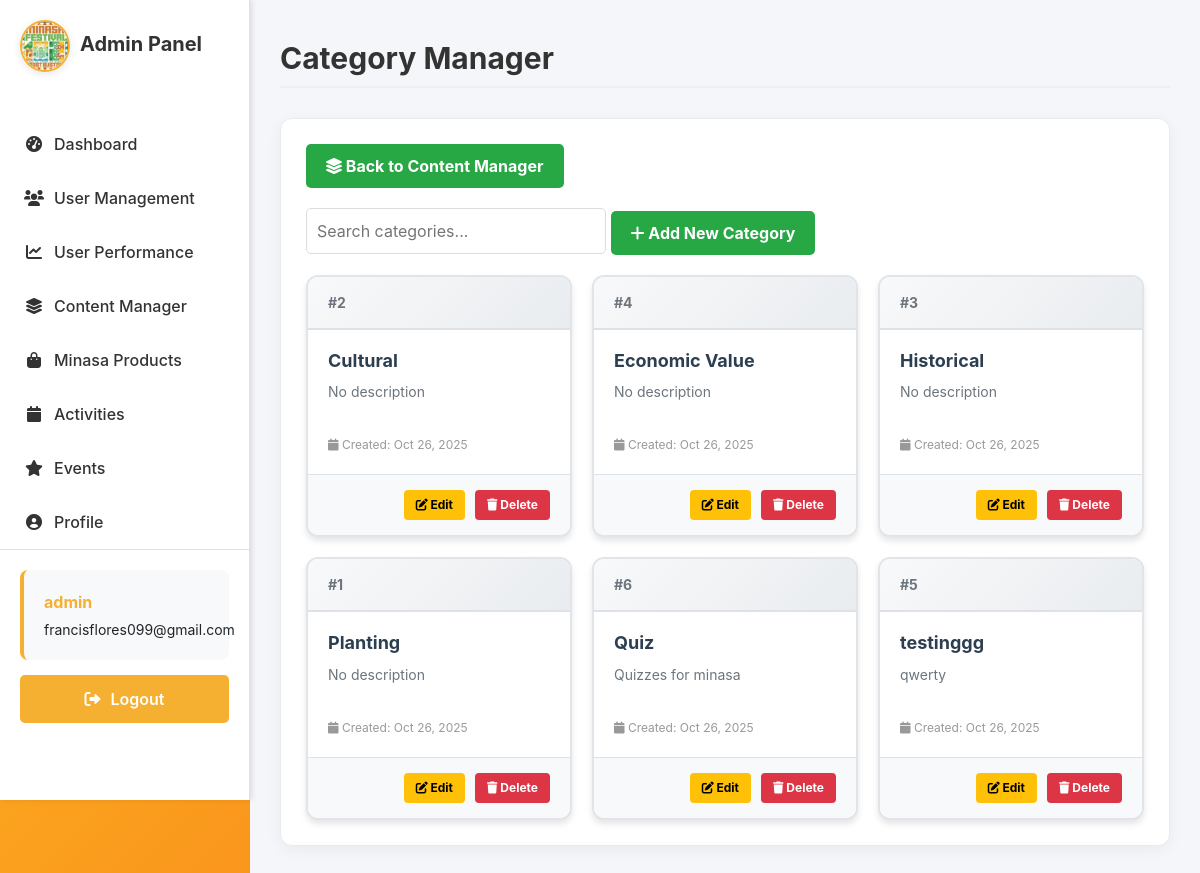
The app's page /adminpage/category-manager/ (signed in) with its own data.
### sections/models.py (models this page shows, shortened)
class Category(models.Model):
    name = models.CharField(max_length=100, unique=True)
    description = models.TextField(blank=True, null=True)
    created_at = models.DateTimeField(auto_now_add=True)
    updated_at = models.DateTimeField(auto_now=True)
    class Meta:
        verbose_name = "Category"
        verbose_name_plural = "Categories"
        ordering = ['name']

### sections/views.py (the view, shortened to what this page needs)
# urls.py: path('adminpage/category-manager/', views.category_manager, name='adminpage-category-manager'),
@login_required
def category_manager(request):
    if request.user.username == 'admin' or request.user.is_superuser:
        categories = Category.objects.all().order_by('name')
        context = {
            'categories': categories,
            'total_categories': categories.count(),
        }
        return render(request, 'adminpage/categoryManager.html', context)
    else:
        return redirect('home')

### sections/templates/adminpage/categoryManager.html (shortened to what this page needs)
{% extends "users/base.html" %}
{% load static %}
{% block content %}
<link rel="stylesheet" href="{% static 'css/adminside.css' %}">
<div class="admin-sidebar">
    <div class="sidebar-header">
        <div class="logo-container">
            <img src="/media/images/logo.png" alt="Minasa Festival Logo" style="max-width: 80px; height: auto;" />
        </div>
        <h2>Admin Panel</h2>
    </div>
    <ul class="admin-nav">
        <li><a href="{% url 'adminpage-admin-dashboard' %}"><i class="fas fa-tachometer-alt"></i> Dashboard</a></li>
        <li><a href="{% url 'adminpage-user-management' %}"><i class="fas fa-users"></i> User Management</a></li>
                <li><a href="{% url 'adminpage-user-performance' %}"><i class="fas fa-chart-line"></i> User Performance</a></li>
        <li><a href="{% url 'adminpage-content-manager' %}"><i class="fas fa-layer-group"></i> Content Manager</a></li>
        <li><a href="{% url 'adminpage-minasa-products' %}"><i class="fas fa-shopping-bag"></i> Minasa Products</a></li>
        <li><a href="{% url 'adminpage-activities' %}"><i class="fas fa-calendar"></i> Activities</a></li>
        <li><a href="{% url 'adminpage-festival-calendar' %}"><i class="fas fa-star"></i> Events</a></li>
                <li><a href="{% url 'adminpage-admin-profile' %}"><i class="fas fa-user-circle"></i> Profile</a></li>
    </ul>
    <div class="admin-actions">
        <div class="admin-user-info">
            <p><strong>{{ user.username }}</strong></p>
            <p>{{ user.email|default:"No email" }}</p>
        </div>
        <form method="post" action="{% url 'logout' %}">
            <button type="submit" class="btn-logout"><i class="fas fa-sign-out-alt"></i> Logout</button>
        </form>
    </div>
</div>
<div class="admin-content">
    <div class="admin-header">
        <h1>Category Manager</h1>
    </div>
    <div class="admin-panels">
        <section class="panel">
            <div style="display: flex; justify-content: space-between; align-items: center; margin-bottom: 20px;">
                <a href="{% url 'adminpage-content-manager' %}" class="btn btn-success">
                    <i class="fas fa-layer-group"></i> Back to Content Manager
                </a>
            </div>
            <div style="margin-bottom: 20px;">
                <input type="text" id="searchCategories" placeholder="Search categories..." style="padding: 10px; width: 300px; border: 1px solid #ddd; border-radius: 5px;">
                <button class="btn btn-success" onclick="openAddModal()">
                    <i class="fas fa-plus"></i> Add New Category
                </button>
            </div>
            <div class="category-grid">
                {% for category in categories %}
                <div class="category-card" data-category-id="{{ category.id }}">
                    <div class="category-card-header">
                        <span style="color: #6c757d; font-size: 14px; font-weight: bold;">#{{ category.id }}</span>
                    </div>
                    <div class="category-card-body">
                        <h3 class="category-name">{{ category.name }}</h3>
                        <p class="category-description">{{ category.description|default:"No description" }}</p>
                        <div style="margin-top: 15px; font-size: 12px; color: #999;">
                            <i class="fas fa-calendar"></i> Created: {{ category.created_at|date:"M d, Y" }}
                        </div>
                    </div>
                    <div class="category-card-actions">
                        <button class="btn btn-warning btn-sm" onclick="editCategory({{ category.id }})">
                            <i class="fas fa-edit"></i> Edit
                        </button>
                        <button class="btn btn-danger btn-sm" onclick="deleteCategory({{ category.id }})">
                            <i class="fas fa-trash"></i> Delete
                        </button>
                    </div>
                </div>
                {% endfor %}
            </div>
        </section>
    </div>
</div>
{% endblock %}

### minasaelearning/static/css/auth.css (style rules this page uses)
body { background: linear-gradient(135deg, #fbbf24 0%, #f97316 100%); min-height: 100vh; display: flex; align-items: center; justify-content: center; padding: 1rem; background-attachment: fixed; font-family: -apple-system, BlinkMacSystemFont, 'Segoe UI', Roboto, Oxygen, Ubuntu, Cantarell, sans-serif; }
.btn { padding: 0.5rem 1rem; border: none; border-radius: 4px; cursor: pointer; font-weight: 500; }

### minasaelearning/static/css/adminside.css (style rules this page uses)
.admin-sidebar { width: 250px; background-color: #fff; height: 100vh; position: fixed; left: 0; top: 0; padding: 20px 0; display: flex; flex-direction: column; border-right: 1px solid #e0e0e0; box-shadow: 2px 0 5px rgba(0,0,0,0.1); z-index: 900; }
.sidebar-header { padding: 0 20px; margin-bottom: 30px; display: flex; align-items: center; }
.sidebar-header img { width: 50px; height: 50px; margin-right: 10px; border-radius: 50%; border: 2px solid #f5b031; object-fit: cover; }
.sidebar-header h2 { color: #f5b031; font-size: 20px; margin: 0; font-weight: 700; margin: 0 0 20px 0; color: #333; }
.admin-nav { list-style: none; padding: 0; margin: 0; flex-grow: 1; }
.admin-nav li { padding: 0; }
.admin-nav a { display: flex; align-items: center; padding: 15px 20px; color: #333; text-decoration: none; transition: background-color 0.3s, color 0.3s; border-left: 4px solid transparent; font-weight: 500; }
.admin-nav i { margin-right: 10px; width: 20px; text-align: center; }
.admin-actions { margin-top: auto; margin-bottom: 50px; padding: 20px; border-top: 1px solid #e0e0e0; }
.btn-logout { display: flex; align-items: center; justify-content: center; padding: 12px 20px; color: #fff; text-decoration: none; background-color: #f5b031; border: none; border-radius: 5px; font-weight: 600; transition: background-color 0.3s; cursor: pointer; width: 100%; }
.btn-logout i { margin-right: 10px; }
.admin-content { margin-left: 250px; padding: 30px; width: calc(100% - 250px); background-color: #f4f6f9; min-height: 100vh; box-sizing: border-box; }
.admin-content h1 { color: #333; margin-bottom: 30px; margin-top: 10px; font-size: 30px; font-weight: 700; border-bottom: 2px solid #eee; padding-bottom: 10px; }
.admin-panels { margin-top: 30px; }
.panel { background: #ffffff; padding: 25px; border-radius: 12px; box-shadow: 0 4px 15px rgba(0, 0, 0, 0.05); border: 1px solid #e9ecef; margin-bottom: 30px; }
.admin-user-info { padding: 15px 20px; margin-bottom: 15px; background-color: #f8f9fa; border-radius: 8px; border-left: 4px solid #f5b031; }
.admin-user-info p { margin: 5px 0; font-size: 14px; }
.admin-user-info p strong { color: #f5b031; font-size: 16px; }

### sections/templates/adminpage/categoryManager.html (style rules this page uses)
body { background-color: #f4f6f9 !important; margin: 0; padding: 0; }
.logo-container { display: flex; justify-content: center; align-items: center; margin-bottom: 15px; }
.logo-container img { border-radius: 8px; box-shadow: 0 2px 8px rgba(0,0,0,0.1); transition: transform 0.3s ease; }
.btn { padding: 10px 20px; border: none; border-radius: 5px; cursor: pointer; font-weight: bold; text-decoration: none; display: inline-block; text-align: center; }
.btn-success { background-color: #28a745; color: white; }
.btn-danger { background-color: #dc3545; color: white; }
.btn-warning { background-color: #ffc107; color: black; }
.category-grid { display: grid; grid-template-columns: repeat(auto-fill, minmax(250px, 1fr)); gap: 20px; margin-top: 20px; }
.category-card { background: white; border-radius: 12px; box-shadow: 0 4px 6px rgba(0, 0, 0, 0.1); overflow: hidden; transition: all 0.3s ease; border: 2px solid #e1e5e9; position: relative; }
.category-card-header { padding: 15px 20px; background: linear-gradient(135deg, #f8f9fa 0%, #e9ecef 100%); border-bottom: 2px solid #dee2e6; display: flex; justify-content: space-between; align-items: center; }
.category-card-body { padding: 20px; }
.category-name { font-size: 18px; font-weight: bold; color: #2c3e50; margin: 0 0 10px 0; }
.category-description { color: #6c757d; font-size: 14px; line-height: 1.5; margin: 0 0 15px 0; min-height: 40px; }
.category-card-actions { padding: 15px 20px; background: #f8f9fa; border-top: 1px solid #dee2e6; display: flex; gap: 10px; justify-content: flex-end; }
.btn-sm { padding: 6px 12px; font-size: 12px; border-radius: 4px; }

### records on screen
Category: id "2", name "Cultural", description "No description", created_at "Oct 26, 2025"
Category: id "4", name "Economic Value", description "No description", created_at "Oct 26, 2025"
Category: id "3", name "Historical", description "No description", created_at "Oct 26, 2025"
Category: id "1", name "Planting", description "No description", created_at "Oct 26, 2025"
Category: id "6", name "Quiz", description "Quizzes for minasa", created_at "Oct 26, 2025"
Category: id "5", name "testinggg", description "qwerty", created_at "Oct 26, 2025"

### other values on screen
{{ user.username }} "admin"
{{ user.email|default:"No email" }} "francisflores099@gmail.com"
